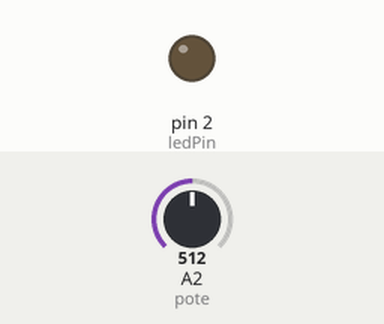
The sketch below on a simulated Arduino Uno, built with avr-gcc and run on an emulated ATmega328P. Shown: output pins drawn as LEDs (lit = HIGH). The test bench sets the inputs (shaded band); at power-on: A2 (pote) = 512.

Above: at 1.2 s.
1.3 s: A2 (pote) set to 530
At 2.5 s:
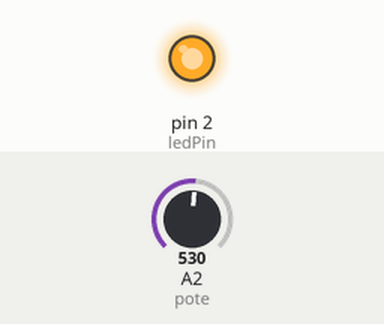
2.8 s: A2 (pote) set to 511
At 3.8 s:
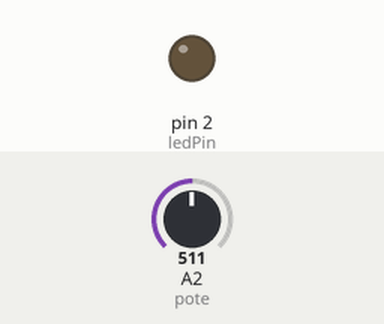
4.3 s: A2 (pote) set to 716
At 4.9 s:
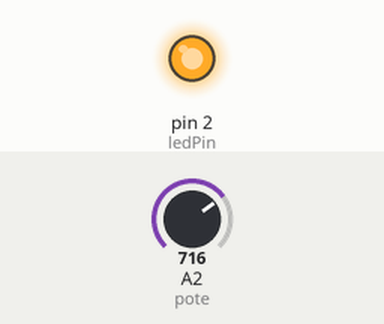
Timing chart, 0 to 7.3 s (numbered marks = the images above; inputs shaded):
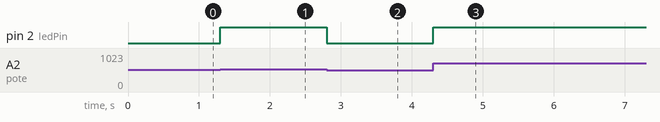

Measured:
- the behaviour switches between 512 and 513 on A2 (pote) (found by bisection; images 0 and 1)
- after the input at 1.3 s, pin 2 (ledPin): LOW → HIGH at once
- after the input at 2.8 s, pin 2 (ledPin): HIGH → LOW at once
- after the input at 4.3 s, pin 2 (ledPin): LOW → HIGH at once

The sketch:

IF.ino
```cpp
/*
 Este ejemplo demuestra el uso de la declaración "if" como condicional
 Lee el estado del potenciómetro integrado a la placa y prende un led sólo si el valor está por encima
 de un cierto umbral determinado.
 Conectar un led al pin B (ánodo) y al pin G (cátodo)
*/
const int pote = A2;    // pin donde se encuentra el potenciómetro
const int ledPin = 2;       // pin donde se encuentra el LED
const int umbral = 512;   // umbral arbitrario dentro del rango de lecturas analógicas (0 a 1023)

void setup() {
pinMode(ledPin, OUTPUT); //inicializo el pin donde está conectado el led como salida

}

void loop() {

  int valorAnalogico = analogRead(pote); //declaro una variable y albergo en ella el valor obtenido de la lectura del potenciómetro

  if (valorAnalogico > umbral) { //si el valor albergado es superior al umbral, entonces ingreso a la condición y ejecuto la siguiente línea)
    digitalWrite(ledPin, HIGH); //enciendo el LED
  } else { //si el valor albergado es inferior o igual al umbral, entonces ejecuto lo que está a continuación.
    digitalWrite(ledPin, LOW); //apago el LED
  }
}
```
